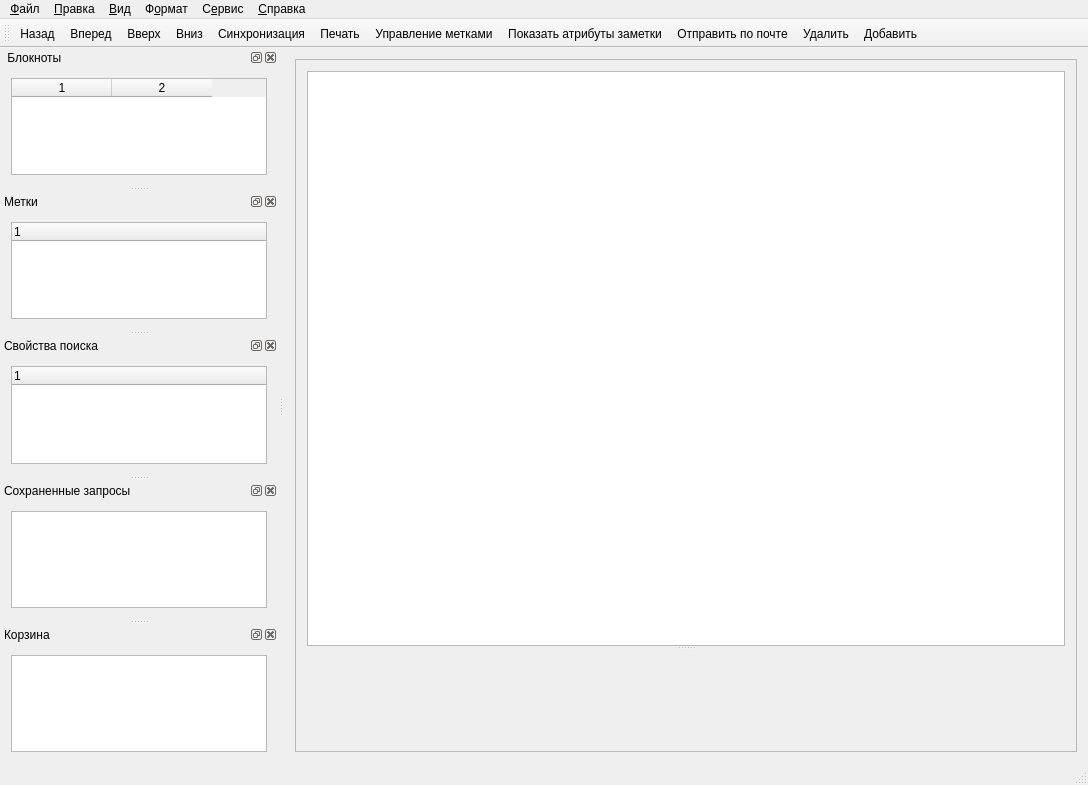
<?xml version="1.0" encoding="UTF-8"?>
<ui version="4.0">
 <class>MainWindow</class>
 <widget class="QMainWindow" name="MainWindow">
  <property name="windowModality">
   <enum>Qt::WindowModal</enum>
  </property>
  <property name="geometry">
   <rect>
    <x>0</x>
    <y>0</y>
    <width>1088</width>
    <height>785</height>
   </rect>
  </property>
  <property name="sizePolicy">
   <sizepolicy hsizetype="Expanding" vsizetype="Expanding">
    <horstretch>0</horstretch>
    <verstretch>0</verstretch>
   </sizepolicy>
  </property>
  <property name="windowTitle">
   <string>MainWindow</string>
  </property>
  <property name="toolButtonStyle">
   <enum>Qt::ToolButtonTextOnly</enum>
  </property>
  <property name="dockNestingEnabled">
   <bool>true</bool>
  </property>
  <property name="dockOptions">
   <set>QMainWindow::AllowNestedDocks|QMainWindow::AllowTabbedDocks|QMainWindow::AnimatedDocks</set>
  </property>
  <widget class="QWidget" name="centralWidget">
   <property name="sizePolicy">
    <sizepolicy hsizetype="Expanding" vsizetype="Expanding">
     <horstretch>0</horstretch>
     <verstretch>0</verstretch>
    </sizepolicy>
   </property>
   <property name="layoutDirection">
    <enum>Qt::LeftToRight</enum>
   </property>
   <layout class="QVBoxLayout" name="verticalLayout">
    <item>
     <widget class="QScrollArea" name="scrollArea">
      <property name="widgetResizable">
       <bool>true</bool>
      </property>
      <widget class="QWidget" name="scrollAreaWidgetContents">
       <property name="geometry">
        <rect>
         <x>0</x>
         <y>0</y>
         <width>809</width>
         <height>702</height>
        </rect>
       </property>
       <layout class="QGridLayout" name="gridLayout">
        <item row="0" column="0">
         <widget class="QSplitter" name="splitter">
          <property name="sizePolicy">
           <sizepolicy hsizetype="Expanding" vsizetype="Expanding">
            <horstretch>0</horstretch>
            <verstretch>0</verstretch>
           </sizepolicy>
          </property>
          <property name="orientation">
           <enum>Qt::Vertical</enum>
          </property>
          <widget class="QTableWidget" name="notesTable"/>
          <widget class="NoteEditorWidget" name="notesEditorWidget" native="true">
           <property name="sizePolicy">
            <sizepolicy hsizetype="Expanding" vsizetype="Expanding">
             <horstretch>0</horstretch>
             <verstretch>0</verstretch>
            </sizepolicy>
           </property>
          </widget>
         </widget>
        </item>
       </layout>
      </widget>
     </widget>
    </item>
   </layout>
  </widget>
  <widget class="QMenuBar" name="menuBar">
   <property name="geometry">
    <rect>
     <x>0</x>
     <y>0</y>
     <width>1088</width>
     <height>20</height>
    </rect>
   </property>
   <widget class="QMenu" name="menuFile">
    <property name="title">
     <string>&amp;Файл</string>
    </property>
    <widget class="QMenu" name="menuNotepad">
     <property name="title">
      <string>Блокнот</string>
     </property>
     <property name="icon">
      <iconset theme="folder">
       <normaloff/>
      </iconset>
     </property>
     <addaction name="ActionNotepadAdd"/>
     <addaction name="ActionNotepadProperties"/>
     <addaction name="ActionNotepadDelete"/>
     <addaction name="separator"/>
     <addaction name="ActionNotepadSetStack"/>
     <addaction name="ActionNotepadOpenClose"/>
    </widget>
    <widget class="QMenu" name="menuLabel">
     <property name="title">
      <string>Метка</string>
     </property>
     <property name="icon">
      <iconset resource="resource/icons.qrc">
       <normaloff>:/label/tag.png</normaloff>:/label/tag.png</iconset>
     </property>
     <addaction name="ActionLabelAdd"/>
     <addaction name="ActionLabelProperties"/>
     <addaction name="ActionLabelDelete"/>
     <addaction name="separator"/>
    </widget>
    <widget class="QMenu" name="menuRequest">
     <property name="title">
      <string>Запрос</string>
     </property>
     <addaction name="ActionRequestAdd"/>
     <addaction name="ActionRequestProperties"/>
     <addaction name="ActionRequestDelete"/>
    </widget>
    <widget class="QMenu" name="menuNote">
     <property name="title">
      <string>Заметка</string>
     </property>
     <property name="icon">
      <iconset theme="x-office-document">
       <normaloff/>
      </iconset>
     </property>
     <addaction name="ActionNoteAdd"/>
     <addaction name="ActionNoteDelete"/>
     <addaction name="ActionNoteReindex"/>
     <addaction name="separator"/>
     <addaction name="ActionNoteSetLabels"/>
     <addaction name="separator"/>
     <addaction name="ActionNoteHistory"/>
     <addaction name="ActionNoteCopy"/>
     <addaction name="ActionNoteUnite"/>
    </widget>
    <addaction name="menuNote"/>
    <addaction name="menuNotepad"/>
    <addaction name="menuLabel"/>
    <addaction name="menuRequest"/>
    <addaction name="separator"/>
    <addaction name="ActionSendMail"/>
    <addaction name="ActionPrint"/>
    <addaction name="separator"/>
    <addaction name="ActionImportNotes"/>
    <addaction name="ActionExportChosenNotes"/>
    <addaction name="ActionBackupCopy"/>
    <addaction name="ActionRestoreDatabase"/>
    <addaction name="separator"/>
    <addaction name="ActionSelectiveSync"/>
    <addaction name="separator"/>
    <addaction name="ActionClenup"/>
    <addaction name="ActionExit"/>
   </widget>
   <widget class="QMenu" name="menuEdit">
    <property name="title">
     <string>&amp;Правка</string>
    </property>
    <addaction name="ActionFindInsideNote"/>
    <addaction name="separator"/>
    <addaction name="ActionUndo"/>
    <addaction name="ActionRedo"/>
    <addaction name="separator"/>
    <addaction name="ActionCut"/>
    <addaction name="ActionCopy"/>
    <addaction name="ActionInsert"/>
    <addaction name="ActionInsertAsText"/>
    <addaction name="separator"/>
    <addaction name="ActionSettings"/>
   </widget>
   <widget class="QMenu" name="menuView">
    <property name="title">
     <string>&amp;Вид</string>
    </property>
    <addaction name="ActionShowNoteInfo"/>
    <addaction name="ActionShowSource"/>
    <addaction name="separator"/>
    <addaction name="ActionWideListView"/>
    <addaction name="ActionNarrowListView"/>
    <addaction name="ActionPleliminaryView"/>
    <addaction name="separator"/>
    <addaction name="ActionShowNotesList"/>
    <addaction name="ActionShowSearchBar"/>
    <addaction name="ActionShowQuotaLimit"/>
    <addaction name="ActionShowZoom"/>
    <addaction name="ActionShowNotepadList"/>
    <addaction name="ActionShowLabelList"/>
    <addaction name="ActionShowSearchProperties"/>
    <addaction name="ActionShowSavedRequests"/>
    <addaction name="ActionShowTrash"/>
    <addaction name="ActionShowEditorPanel"/>
    <addaction name="ActionHideAdditionalPanels"/>
    <addaction name="ActionShowInstrumentsPanel"/>
   </widget>
   <widget class="QMenu" name="menuFormat">
    <property name="title">
     <string>Ф&amp;ормат</string>
    </property>
    <widget class="QMenu" name="menuTable">
     <property name="title">
      <string>Таблица</string>
     </property>
     <addaction name="ActionInsertTable"/>
     <addaction name="ActionInsertRow"/>
     <addaction name="ActionInsertColumn"/>
     <addaction name="ActionRemoveRow"/>
     <addaction name="ActionRemoveColumn"/>
    </widget>
    <widget class="QMenu" name="menuImage">
     <property name="title">
      <string>Изображение</string>
     </property>
     <property name="icon">
      <iconset theme="image-x-generic">
       <normaloff/>
      </iconset>
     </property>
     <addaction name="ActionSaveImage"/>
     <addaction name="ActionRotateClockwise"/>
     <addaction name="ActionRotateCounterClockwise"/>
    </widget>
    <widget class="QMenu" name="menuIndentation">
     <property name="title">
      <string>Отступ</string>
     </property>
     <addaction name="ActionIncreaseIndentation"/>
     <addaction name="ActionDecreaseIndentation"/>
    </widget>
    <widget class="QMenu" name="menuList">
     <property name="title">
      <string>Вставить список</string>
     </property>
     <addaction name="ActionInsertBulletedList"/>
     <addaction name="ActionInsertNumberedList"/>
    </widget>
    <widget class="QMenu" name="menuAlign">
     <property name="title">
      <string>Выровнять</string>
     </property>
     <addaction name="ActionAlignLeft"/>
     <addaction name="ActionAlignCenter"/>
     <addaction name="ActionAlignRight"/>
    </widget>
    <addaction name="ActionFontBold"/>
    <addaction name="ActionFontUnderlined"/>
    <addaction name="ActionFontItalic"/>
    <addaction name="separator"/>
    <addaction name="ActionFontStrikeout"/>
    <addaction name="ActionInsertHorizontalLine"/>
    <addaction name="separator"/>
    <addaction name="ActionUpperIndex"/>
    <addaction name="ActionLowerIndex"/>
    <addaction name="separator"/>
    <addaction name="menuTable"/>
    <addaction name="menuImage"/>
    <addaction name="separator"/>
    <addaction name="menuAlign"/>
    <addaction name="menuList"/>
    <addaction name="menuIndentation"/>
   </widget>
   <widget class="QMenu" name="menuService">
    <property name="title">
     <string>С&amp;ервис</string>
    </property>
    <addaction name="ActionSync"/>
    <addaction name="ActionConnect"/>
    <addaction name="separator"/>
    <addaction name="ActionSpellCheck"/>
    <addaction name="ActionAccountInfo"/>
    <addaction name="ActionReindexDatabase"/>
    <addaction name="ActionDisableNotesIndexing"/>
    <addaction name="separator"/>
    <addaction name="ActionEncryptDatabase"/>
    <addaction name="ActionDatabaseStatus"/>
    <addaction name="separator"/>
    <addaction name="ActionImportFolders"/>
   </widget>
   <widget class="QMenu" name="menuHelp">
    <property name="title">
     <string>&amp;Справка</string>
    </property>
    <addaction name="ActionReleaseComments"/>
    <addaction name="ActionCheckForUpdates"/>
    <addaction name="ActionViewLogs"/>
   </widget>
   <addaction name="menuFile"/>
   <addaction name="menuEdit"/>
   <addaction name="menuView"/>
   <addaction name="menuFormat"/>
   <addaction name="menuService"/>
   <addaction name="menuHelp"/>
  </widget>
  <widget class="QToolBar" name="mainToolBar">
   <property name="toolButtonStyle">
    <enum>Qt::ToolButtonIconOnly</enum>
   </property>
   <attribute name="toolBarArea">
    <enum>TopToolBarArea</enum>
   </attribute>
   <attribute name="toolBarBreak">
    <bool>false</bool>
   </attribute>
   <addaction name="ActionGoPrevious"/>
   <addaction name="ActionGoNext"/>
   <addaction name="ActionGoUp"/>
   <addaction name="ActionGoDown"/>
   <addaction name="ActionSynchronizeButton"/>
   <addaction name="ActionPrint"/>
   <addaction name="ActionManageLabelsButton"/>
   <addaction name="ActionShowNoteAttributesButton"/>
   <addaction name="ActionSendMail"/>
   <addaction name="ActionNoteDelete"/>
   <addaction name="ActionNoteAdd"/>
  </widget>
  <widget class="QStatusBar" name="statusBar">
   <property name="enabled">
    <bool>true</bool>
   </property>
  </widget>
  <widget class="QDockWidget" name="dockNotebooks">
   <property name="sizePolicy">
    <sizepolicy hsizetype="Expanding" vsizetype="Expanding">
     <horstretch>0</horstretch>
     <verstretch>0</verstretch>
    </sizepolicy>
   </property>
   <property name="features">
    <set>QDockWidget::AllDockWidgetFeatures</set>
   </property>
   <property name="windowTitle">
    <string> Блокноты</string>
   </property>
   <attribute name="dockWidgetArea">
    <number>1</number>
   </attribute>
   <widget class="QWidget" name="dockContentsNotebooks">
    <property name="sizePolicy">
     <sizepolicy hsizetype="Expanding" vsizetype="Expanding">
      <horstretch>0</horstretch>
      <verstretch>0</verstretch>
     </sizepolicy>
    </property>
    <property name="autoFillBackground">
     <bool>false</bool>
    </property>
    <layout class="QGridLayout" name="gridLayout_6">
     <item row="0" column="0">
      <widget class="QTableWidget" name="tableNotebooks">
       <property name="mouseTracking">
        <bool>false</bool>
       </property>
       <property name="layoutDirection">
        <enum>Qt::LeftToRight</enum>
       </property>
       <property name="sortingEnabled">
        <bool>true</bool>
       </property>
       <property name="columnCount">
        <number>2</number>
       </property>
       <column/>
       <column/>
      </widget>
     </item>
    </layout>
   </widget>
  </widget>
  <widget class="QDockWidget" name="dockLabels">
   <property name="sizePolicy">
    <sizepolicy hsizetype="Expanding" vsizetype="Expanding">
     <horstretch>0</horstretch>
     <verstretch>0</verstretch>
    </sizepolicy>
   </property>
   <property name="features">
    <set>QDockWidget::AllDockWidgetFeatures</set>
   </property>
   <property name="windowTitle">
    <string>Метки</string>
   </property>
   <attribute name="dockWidgetArea">
    <number>1</number>
   </attribute>
   <widget class="QWidget" name="dockContentsLabels">
    <property name="sizePolicy">
     <sizepolicy hsizetype="Expanding" vsizetype="Expanding">
      <horstretch>0</horstretch>
      <verstretch>0</verstretch>
     </sizepolicy>
    </property>
    <layout class="QGridLayout" name="gridLayout_5">
     <item row="0" column="0">
      <widget class="QTreeWidget" name="treeLabels">
       <column>
        <property name="text">
         <string notr="true">1</string>
        </property>
       </column>
      </widget>
     </item>
    </layout>
   </widget>
  </widget>
  <widget class="QDockWidget" name="dockSearchProperties">
   <property name="sizePolicy">
    <sizepolicy hsizetype="Expanding" vsizetype="Expanding">
     <horstretch>0</horstretch>
     <verstretch>0</verstretch>
    </sizepolicy>
   </property>
   <property name="windowTitle">
    <string>Свойства поиска</string>
   </property>
   <attribute name="dockWidgetArea">
    <number>1</number>
   </attribute>
   <widget class="QWidget" name="dockContentsSearchProperties">
    <property name="sizePolicy">
     <sizepolicy hsizetype="Expanding" vsizetype="Expanding">
      <horstretch>0</horstretch>
      <verstretch>0</verstretch>
     </sizepolicy>
    </property>
    <layout class="QGridLayout" name="gridLayout_4">
     <item row="0" column="0">
      <widget class="QTreeWidget" name="treeSearchProperties">
       <column>
        <property name="text">
         <string notr="true">1</string>
        </property>
       </column>
      </widget>
     </item>
    </layout>
   </widget>
  </widget>
  <widget class="QDockWidget" name="dockSavedRequests">
   <property name="sizePolicy">
    <sizepolicy hsizetype="Expanding" vsizetype="Expanding">
     <horstretch>0</horstretch>
     <verstretch>0</verstretch>
    </sizepolicy>
   </property>
   <property name="windowTitle">
    <string>Сохраненные запросы</string>
   </property>
   <attribute name="dockWidgetArea">
    <number>1</number>
   </attribute>
   <widget class="QWidget" name="dockContentsSavedRequests">
    <property name="sizePolicy">
     <sizepolicy hsizetype="Expanding" vsizetype="Expanding">
      <horstretch>0</horstretch>
      <verstretch>0</verstretch>
     </sizepolicy>
    </property>
    <layout class="QGridLayout" name="gridLayout_3">
     <item row="0" column="0">
      <widget class="QListWidget" name="listSavedRequests"/>
     </item>
    </layout>
   </widget>
  </widget>
  <widget class="QDockWidget" name="dockTrash">
   <property name="sizePolicy">
    <sizepolicy hsizetype="Expanding" vsizetype="Expanding">
     <horstretch>0</horstretch>
     <verstretch>0</verstretch>
    </sizepolicy>
   </property>
   <property name="windowTitle">
    <string>Корзина</string>
   </property>
   <attribute name="dockWidgetArea">
    <number>1</number>
   </attribute>
   <widget class="QWidget" name="dockContentsTrash">
    <property name="sizePolicy">
     <sizepolicy hsizetype="Expanding" vsizetype="Expanding">
      <horstretch>0</horstretch>
      <verstretch>0</verstretch>
     </sizepolicy>
    </property>
    <layout class="QGridLayout" name="gridLayout_2">
     <item row="0" column="0">
      <widget class="QListWidget" name="listTrash"/>
     </item>
    </layout>
   </widget>
  </widget>
  <action name="ActionNoteAdd">
   <property name="icon">
    <iconset theme="document-new">
     <normaloff/>
    </iconset>
   </property>
   <property name="text">
    <string>Добавить</string>
   </property>
   <property name="shortcut">
    <string>Ctrl+N</string>
   </property>
   <property name="shortcutContext">
    <enum>Qt::WidgetShortcut</enum>
   </property>
  </action>
  <action name="ActionNoteDelete">
   <property name="icon">
    <iconset theme="edit-delete">
     <normaloff/>
    </iconset>
   </property>
   <property name="text">
    <string>Удалить</string>
   </property>
  </action>
  <action name="ActionNoteReindex">
   <property name="text">
    <string>Переиндексировать</string>
   </property>
  </action>
  <action name="ActionNoteSetLabels">
   <property name="text">
    <string>Присвоить метки</string>
   </property>
  </action>
  <action name="ActionNoteHistory">
   <property name="text">
    <string>История заметки</string>
   </property>
  </action>
  <action name="ActionNoteCopy">
   <property name="icon">
    <iconset theme="edit-copy">
     <normaloff/>
    </iconset>
   </property>
   <property name="text">
    <string>Копировать</string>
   </property>
  </action>
  <action name="ActionNoteUnite">
   <property name="text">
    <string>Объединить заметки</string>
   </property>
  </action>
  <action name="ActionNotepadAdd">
   <property name="icon">
    <iconset theme="folder-new">
     <normaloff/>
    </iconset>
   </property>
   <property name="text">
    <string>Добавить</string>
   </property>
  </action>
  <action name="ActionNotepadProperties">
   <property name="text">
    <string>Свойства</string>
   </property>
  </action>
  <action name="ActionNotepadDelete">
   <property name="icon">
    <iconset theme="edit-delete">
     <normaloff/>
    </iconset>
   </property>
   <property name="text">
    <string>Удалить</string>
   </property>
  </action>
  <action name="ActionNotepadSetStack">
   <property name="icon">
    <iconset theme="list-add">
     <normaloff/>
    </iconset>
   </property>
   <property name="text">
    <string>Добавить в набор</string>
   </property>
  </action>
  <action name="ActionNotepadOpenClose">
   <property name="text">
    <string>Открыть/закрыть блокноты</string>
   </property>
  </action>
  <action name="ActionNotepadChangeIcon">
   <property name="text">
    <string>Установить лого</string>
   </property>
  </action>
  <action name="ActionLabelAdd">
   <property name="text">
    <string>Добавить</string>
   </property>
  </action>
  <action name="ActionLabelProperties">
   <property name="text">
    <string>Свойства</string>
   </property>
  </action>
  <action name="ActionLabelDelete">
   <property name="text">
    <string>Удалить</string>
   </property>
  </action>
  <action name="ActionLabelUnite">
   <property name="text">
    <string>Объединить метки</string>
   </property>
  </action>
  <action name="ActionLabelChangeIcon">
   <property name="text">
    <string>Изменить лого</string>
   </property>
  </action>
  <action name="ActionRequestAdd">
   <property name="text">
    <string>Добавить</string>
   </property>
  </action>
  <action name="ActionRequestProperties">
   <property name="text">
    <string>Свойства</string>
   </property>
  </action>
  <action name="ActionRequestDelete">
   <property name="text">
    <string>Удалить</string>
   </property>
  </action>
  <action name="ActionRequestChangeIcon">
   <property name="text">
    <string>Изменить лого</string>
   </property>
  </action>
  <action name="ActionSendMail">
   <property name="icon">
    <iconset theme="mail-send">
     <normaloff/>
    </iconset>
   </property>
   <property name="text">
    <string>Отправить по почте</string>
   </property>
   <property name="shortcut">
    <string>Ctrl+Shift+E</string>
   </property>
   <property name="shortcutContext">
    <enum>Qt::WidgetShortcut</enum>
   </property>
  </action>
  <action name="ActionPrint">
   <property name="icon">
    <iconset theme="printer">
     <normaloff/>
    </iconset>
   </property>
   <property name="text">
    <string>Печать</string>
   </property>
   <property name="shortcut">
    <string>Ctrl+P</string>
   </property>
   <property name="shortcutContext">
    <enum>Qt::WidgetShortcut</enum>
   </property>
  </action>
  <action name="ActionImportNotes">
   <property name="text">
    <string>Импорт заметок</string>
   </property>
  </action>
  <action name="ActionExportChosenNotes">
   <property name="text">
    <string>Экспорт выделенных заметок</string>
   </property>
  </action>
  <action name="ActionBackupCopy">
   <property name="text">
    <string>Резервное копирование базы данных</string>
   </property>
  </action>
  <action name="ActionRestoreDatabase">
   <property name="text">
    <string>Восстановление базы данных</string>
   </property>
  </action>
  <action name="ActionSelectiveSync">
   <property name="text">
    <string>Выборочная синхронизация</string>
   </property>
  </action>
  <action name="ActionClenup">
   <property name="icon">
    <iconset theme="user-trash">
     <normaloff/>
    </iconset>
   </property>
   <property name="text">
    <string>Очистить корзину</string>
   </property>
  </action>
  <action name="ActionExit">
   <property name="icon">
    <iconset theme="application-exit">
     <normaloff/>
    </iconset>
   </property>
   <property name="text">
    <string>Выход</string>
   </property>
   <property name="shortcut">
    <string>Ctrl+Q</string>
   </property>
   <property name="shortcutContext">
    <enum>Qt::WidgetShortcut</enum>
   </property>
  </action>
  <action name="ActionFindInsideNote">
   <property name="icon">
    <iconset theme="system-search">
     <normaloff/>
    </iconset>
   </property>
   <property name="text">
    <string>Найти внутри заметки</string>
   </property>
   <property name="shortcut">
    <string>Ctrl+F</string>
   </property>
   <property name="shortcutContext">
    <enum>Qt::WidgetShortcut</enum>
   </property>
  </action>
  <action name="ActionUndo">
   <property name="icon">
    <iconset theme="edit-undo">
     <normaloff/>
    </iconset>
   </property>
   <property name="text">
    <string>Отменить</string>
   </property>
   <property name="shortcut">
    <string>Ctrl+Z</string>
   </property>
   <property name="shortcutContext">
    <enum>Qt::WidgetShortcut</enum>
   </property>
  </action>
  <action name="ActionRedo">
   <property name="icon">
    <iconset theme="edit-redo">
     <normaloff/>
    </iconset>
   </property>
   <property name="text">
    <string>Вернуть</string>
   </property>
   <property name="shortcut">
    <string>Ctrl+Shift+Z</string>
   </property>
   <property name="shortcutContext">
    <enum>Qt::WidgetShortcut</enum>
   </property>
  </action>
  <action name="ActionCut">
   <property name="icon">
    <iconset theme="edit-cut">
     <normaloff/>
    </iconset>
   </property>
   <property name="text">
    <string>Вырезать</string>
   </property>
   <property name="shortcut">
    <string>Ctrl+X</string>
   </property>
   <property name="shortcutContext">
    <enum>Qt::WidgetShortcut</enum>
   </property>
  </action>
  <action name="ActionCopy">
   <property name="icon">
    <iconset theme="edit-copy">
     <normaloff/>
    </iconset>
   </property>
   <property name="text">
    <string>Копировать</string>
   </property>
   <property name="shortcut">
    <string>Ctrl+C</string>
   </property>
   <property name="shortcutContext">
    <enum>Qt::WidgetShortcut</enum>
   </property>
  </action>
  <action name="ActionInsert">
   <property name="icon">
    <iconset theme="edit-paste">
     <normaloff/>
    </iconset>
   </property>
   <property name="text">
    <string>Вставить</string>
   </property>
   <property name="shortcut">
    <string>Ctrl+V</string>
   </property>
   <property name="shortcutContext">
    <enum>Qt::WidgetShortcut</enum>
   </property>
  </action>
  <action name="ActionInsertAsText">
   <property name="icon">
    <iconset theme="insert-text">
     <normaloff/>
    </iconset>
   </property>
   <property name="text">
    <string>Вставить как текст</string>
   </property>
   <property name="shortcut">
    <string>Ctrl+Shift+P</string>
   </property>
   <property name="shortcutContext">
    <enum>Qt::WidgetShortcut</enum>
   </property>
  </action>
  <action name="ActionSettings">
   <property name="icon">
    <iconset theme="emblem-system">
     <normaloff/>
    </iconset>
   </property>
   <property name="text">
    <string>Настройки</string>
   </property>
  </action>
  <action name="ActionShowNoteInfo">
   <property name="checkable">
    <bool>true</bool>
   </property>
   <property name="checked">
    <bool>true</bool>
   </property>
   <property name="text">
    <string>Показать информацию о заметке</string>
   </property>
   <property name="shortcut">
    <string>F8</string>
   </property>
   <property name="shortcutContext">
    <enum>Qt::WidgetShortcut</enum>
   </property>
  </action>
  <action name="ActionShowSource">
   <property name="checkable">
    <bool>true</bool>
   </property>
   <property name="text">
    <string>Показать источник</string>
   </property>
  </action>
  <action name="ActionWideListView">
   <property name="checkable">
    <bool>true</bool>
   </property>
   <property name="checked">
    <bool>true</bool>
   </property>
   <property name="text">
    <string>Расширенный вид</string>
   </property>
  </action>
  <action name="ActionNarrowListView">
   <property name="checkable">
    <bool>true</bool>
   </property>
   <property name="text">
    <string>Сжатый вид</string>
   </property>
  </action>
  <action name="ActionPleliminaryView">
   <property name="text">
    <string>Предварительный просмотр</string>
   </property>
  </action>
  <action name="ActionShowNotesList">
   <property name="checkable">
    <bool>true</bool>
   </property>
   <property name="checked">
    <bool>true</bool>
   </property>
   <property name="text">
    <string>Показать список заметок</string>
   </property>
   <property name="shortcut">
    <string>F10</string>
   </property>
   <property name="shortcutContext">
    <enum>Qt::WidgetShortcut</enum>
   </property>
  </action>
  <action name="ActionShowSearchBar">
   <property name="checkable">
    <bool>true</bool>
   </property>
   <property name="text">
    <string>Показать окно поиска</string>
   </property>
  </action>
  <action name="ActionShowQuotaLimit">
   <property name="checkable">
    <bool>true</bool>
   </property>
   <property name="text">
    <string>Показать лимит доступного места</string>
   </property>
  </action>
  <action name="ActionShowZoom">
   <property name="checkable">
    <bool>true</bool>
   </property>
   <property name="checked">
    <bool>true</bool>
   </property>
   <property name="text">
    <string>Показать коэффициент увеличения шрифта</string>
   </property>
  </action>
  <action name="ActionShowNotepadList">
   <property name="checkable">
    <bool>true</bool>
   </property>
   <property name="checked">
    <bool>true</bool>
   </property>
   <property name="text">
    <string>Показать список блокнотов</string>
   </property>
  </action>
  <action name="ActionShowLabelList">
   <property name="checkable">
    <bool>true</bool>
   </property>
   <property name="checked">
    <bool>true</bool>
   </property>
   <property name="text">
    <string>Показать список меток</string>
   </property>
  </action>
  <action name="ActionShowSearchProperties">
   <property name="checkable">
    <bool>true</bool>
   </property>
   <property name="checked">
    <bool>true</bool>
   </property>
   <property name="text">
    <string>Показать свойства поиска</string>
   </property>
  </action>
  <action name="ActionShowSavedRequests">
   <property name="checkable">
    <bool>true</bool>
   </property>
   <property name="checked">
    <bool>true</bool>
   </property>
   <property name="text">
    <string>Показать сохранённые запросы</string>
   </property>
  </action>
  <action name="ActionShowTrash">
   <property name="checkable">
    <bool>true</bool>
   </property>
   <property name="checked">
    <bool>true</bool>
   </property>
   <property name="text">
    <string>Показать корзину</string>
   </property>
  </action>
  <action name="ActionShowEditorPanel">
   <property name="checkable">
    <bool>true</bool>
   </property>
   <property name="checked">
    <bool>true</bool>
   </property>
   <property name="text">
    <string>Показать панель редактирования</string>
   </property>
  </action>
  <action name="ActionHideAdditionalPanels">
   <property name="checkable">
    <bool>true</bool>
   </property>
   <property name="text">
    <string>Скрыть дополнительные панели</string>
   </property>
   <property name="shortcut">
    <string>F11</string>
   </property>
  </action>
  <action name="ActionShowInstrumentsPanel">
   <property name="checkable">
    <bool>true</bool>
   </property>
   <property name="checked">
    <bool>true</bool>
   </property>
   <property name="text">
    <string>Показать панель инструментов</string>
   </property>
  </action>
  <action name="ActionFontBold">
   <property name="icon">
    <iconset theme="format-text-bold">
     <normaloff/>
    </iconset>
   </property>
   <property name="text">
    <string>Полужирный</string>
   </property>
   <property name="shortcut">
    <string>Ctrl+B</string>
   </property>
   <property name="shortcutContext">
    <enum>Qt::WidgetWithChildrenShortcut</enum>
   </property>
  </action>
  <action name="ActionFontUnderlined">
   <property name="icon">
    <iconset theme="format-text-underline">
     <normaloff/>
    </iconset>
   </property>
   <property name="text">
    <string>Подчеркнутый</string>
   </property>
   <property name="shortcut">
    <string>Ctrl+U</string>
   </property>
   <property name="shortcutContext">
    <enum>Qt::WidgetShortcut</enum>
   </property>
  </action>
  <action name="ActionFontItalic">
   <property name="icon">
    <iconset theme="format-text-italic">
     <normaloff/>
    </iconset>
   </property>
   <property name="text">
    <string>Курсив</string>
   </property>
   <property name="shortcut">
    <string>Ctrl+I</string>
   </property>
   <property name="shortcutContext">
    <enum>Qt::WidgetShortcut</enum>
   </property>
  </action>
  <action name="ActionFontStrikeout">
   <property name="icon">
    <iconset theme="format-text-strikethrough">
     <normaloff/>
    </iconset>
   </property>
   <property name="text">
    <string>Зачеркнутый</string>
   </property>
   <property name="shortcut">
    <string>Ctrl+-</string>
   </property>
   <property name="shortcutContext">
    <enum>Qt::WidgetShortcut</enum>
   </property>
  </action>
  <action name="ActionInsertHorizontalLine">
   <property name="icon">
    <iconset theme="insert-horizontal-rule">
     <normaloff/>
    </iconset>
   </property>
   <property name="text">
    <string>Вставить горизонтальную линию</string>
   </property>
  </action>
  <action name="ActionUpperIndex">
   <property name="icon">
    <iconset theme="go-top">
     <normaloff/>
    </iconset>
   </property>
   <property name="text">
    <string>Верхний индекс</string>
   </property>
   <property name="shortcut">
    <string>Ctrl+]</string>
   </property>
   <property name="shortcutContext">
    <enum>Qt::WidgetShortcut</enum>
   </property>
  </action>
  <action name="ActionLowerIndex">
   <property name="icon">
    <iconset theme="go-bottom">
     <normaloff/>
    </iconset>
   </property>
   <property name="text">
    <string>Нижний индекс</string>
   </property>
   <property name="shortcut">
    <string>Ctrl+[</string>
   </property>
   <property name="shortcutContext">
    <enum>Qt::WidgetShortcut</enum>
   </property>
  </action>
  <action name="ActionInsertTable">
   <property name="icon">
    <iconset resource="resource/icons.qrc">
     <normaloff>:/format_text_elements/insert_table.png</normaloff>:/format_text_elements/insert_table.png</iconset>
   </property>
   <property name="text">
    <string>Вставить таблицу</string>
   </property>
  </action>
  <action name="ActionInsertRow">
   <property name="text">
    <string>Вставить строку</string>
   </property>
  </action>
  <action name="ActionInsertColumn">
   <property name="text">
    <string>Вставить столбец</string>
   </property>
  </action>
  <action name="ActionRemoveRow">
   <property name="text">
    <string>Удалить строку</string>
   </property>
  </action>
  <action name="ActionRemoveColumn">
   <property name="text">
    <string>Удалить столбец</string>
   </property>
  </action>
  <action name="ActionSaveImage">
   <property name="icon">
    <iconset theme="document-save">
     <normaloff/>
    </iconset>
   </property>
   <property name="text">
    <string>Сохранить изображение</string>
   </property>
  </action>
  <action name="ActionRotateClockwise">
   <property name="icon">
    <iconset theme="object-rotate-right">
     <normaloff/>
    </iconset>
   </property>
   <property name="text">
    <string>Повернуть по часовой стрелке</string>
   </property>
  </action>
  <action name="ActionRotateCounterClockwise">
   <property name="icon">
    <iconset theme="object-rotate-left">
     <normaloff/>
    </iconset>
   </property>
   <property name="text">
    <string>Повернуть против часовой стрелки</string>
   </property>
  </action>
  <action name="ActionAlignLeft">
   <property name="icon">
    <iconset theme="format-justify-left">
     <normaloff/>
    </iconset>
   </property>
   <property name="text">
    <string>Влево</string>
   </property>
   <property name="shortcut">
    <string>Ctrl+L</string>
   </property>
   <property name="shortcutContext">
    <enum>Qt::WidgetShortcut</enum>
   </property>
  </action>
  <action name="ActionAlignCenter">
   <property name="icon">
    <iconset theme="format-justify-center">
     <normaloff/>
    </iconset>
   </property>
   <property name="text">
    <string>По центру</string>
   </property>
   <property name="shortcut">
    <string>Ctrl+E</string>
   </property>
   <property name="shortcutContext">
    <enum>Qt::WidgetShortcut</enum>
   </property>
  </action>
  <action name="ActionAlignRight">
   <property name="icon">
    <iconset theme="format-justify-right">
     <normaloff/>
    </iconset>
   </property>
   <property name="text">
    <string>Вправо</string>
   </property>
   <property name="shortcut">
    <string>Ctrl+R</string>
   </property>
   <property name="shortcutContext">
    <enum>Qt::WidgetShortcut</enum>
   </property>
  </action>
  <action name="ActionInsertBulletedList">
   <property name="icon">
    <iconset theme="format-list-unordered">
     <normaloff/>
    </iconset>
   </property>
   <property name="text">
    <string>Маркированный список</string>
   </property>
   <property name="shortcut">
    <string>Ctrl+Shift+B</string>
   </property>
   <property name="shortcutContext">
    <enum>Qt::WidgetShortcut</enum>
   </property>
  </action>
  <action name="ActionInsertNumberedList">
   <property name="icon">
    <iconset theme="format-list-ordered">
     <normaloff/>
    </iconset>
   </property>
   <property name="text">
    <string>Нумерованный список</string>
   </property>
   <property name="shortcut">
    <string>Ctrl+Shift+N</string>
   </property>
   <property name="shortcutContext">
    <enum>Qt::WidgetShortcut</enum>
   </property>
  </action>
  <action name="ActionIncreaseIndentation">
   <property name="icon">
    <iconset theme="format-indent-less">
     <normaloff/>
    </iconset>
   </property>
   <property name="text">
    <string>&gt;&gt; Увеличить</string>
   </property>
   <property name="toolTip">
    <string>Увеличить отступ</string>
   </property>
   <property name="shortcut">
    <string>Ctrl+M</string>
   </property>
   <property name="shortcutContext">
    <enum>Qt::WidgetShortcut</enum>
   </property>
  </action>
  <action name="ActionDecreaseIndentation">
   <property name="icon">
    <iconset theme="format-indent-less">
     <normaloff/>
    </iconset>
   </property>
   <property name="text">
    <string>&lt;&lt; Уменьшить</string>
   </property>
   <property name="toolTip">
    <string>Уменьшить отступ</string>
   </property>
   <property name="shortcut">
    <string>Ctrl+Shift+M</string>
   </property>
   <property name="shortcutContext">
    <enum>Qt::WidgetShortcut</enum>
   </property>
  </action>
  <action name="ActionSync">
   <property name="enabled">
    <bool>false</bool>
   </property>
   <property name="text">
    <string>Синхронизация</string>
   </property>
   <property name="shortcut">
    <string>F9</string>
   </property>
   <property name="shortcutContext">
    <enum>Qt::WidgetShortcut</enum>
   </property>
  </action>
  <action name="ActionConnect">
   <property name="text">
    <string>Соединиться</string>
   </property>
  </action>
  <action name="ActionSpellCheck">
   <property name="text">
    <string>Проверка орфографии</string>
   </property>
  </action>
  <action name="ActionAccountInfo">
   <property name="text">
    <string>Об аккаунте</string>
   </property>
  </action>
  <action name="ActionReindexDatabase">
   <property name="text">
    <string>Переиндексировать базу данных</string>
   </property>
  </action>
  <action name="ActionDisableNotesIndexing">
   <property name="checkable">
    <bool>true</bool>
   </property>
   <property name="text">
    <string>Отключить индексацию заметок</string>
   </property>
  </action>
  <action name="ActionEncryptDatabase">
   <property name="text">
    <string>Зашифровать базу данных</string>
   </property>
  </action>
  <action name="ActionDatabaseStatus">
   <property name="text">
    <string>Состояние базы данных</string>
   </property>
  </action>
  <action name="ActionImportFolders">
   <property name="text">
    <string>Импорт папок</string>
   </property>
  </action>
  <action name="ActionReleaseComments">
   <property name="text">
    <string>Комментарии к релизам</string>
   </property>
  </action>
  <action name="ActionCheckForUpdates">
   <property name="text">
    <string>Проверка обновлений</string>
   </property>
  </action>
  <action name="ActionViewLogs">
   <property name="text">
    <string>Просмотр логов</string>
   </property>
  </action>
  <action name="ActionGoPrevious">
   <property name="icon">
    <iconset theme="go-previous">
     <normaloff/>
    </iconset>
   </property>
   <property name="text">
    <string>Назад</string>
   </property>
   <property name="toolTip">
    <string>Назад</string>
   </property>
  </action>
  <action name="ActionGoNext">
   <property name="icon">
    <iconset theme="go-next">
     <normaloff/>
    </iconset>
   </property>
   <property name="text">
    <string>Вперед</string>
   </property>
   <property name="toolTip">
    <string>Вперед</string>
   </property>
  </action>
  <action name="ActionGoUp">
   <property name="enabled">
    <bool>true</bool>
   </property>
   <property name="icon">
    <iconset theme="go-up">
     <normaloff/>
    </iconset>
   </property>
   <property name="text">
    <string>Вверх</string>
   </property>
   <property name="toolTip">
    <string>Вверх</string>
   </property>
  </action>
  <action name="ActionGoDown">
   <property name="icon">
    <iconset theme="go-down">
     <normaloff/>
    </iconset>
   </property>
   <property name="text">
    <string>Вниз</string>
   </property>
   <property name="toolTip">
    <string>Вниз</string>
   </property>
  </action>
  <action name="ActionSynchronizeButton">
   <property name="icon">
    <iconset resource="resource/icons.qrc">
     <normaloff>:/sync_icons/stat_notify_sync.png</normaloff>:/sync_icons/stat_notify_sync.png</iconset>
   </property>
   <property name="text">
    <string>Синхронизация</string>
   </property>
   <property name="toolTip">
    <string>Синхронизация</string>
   </property>
   <property name="shortcut">
    <string>F9</string>
   </property>
   <property name="shortcutContext">
    <enum>Qt::WidgetShortcut</enum>
   </property>
  </action>
  <action name="ActionShowNoteAttributesButton">
   <property name="icon">
    <iconset theme="dialog-information">
     <normaloff/>
    </iconset>
   </property>
   <property name="text">
    <string>Показать атрибуты заметки</string>
   </property>
   <property name="toolTip">
    <string>Показать атрибуты заметки</string>
   </property>
  </action>
  <action name="ActionManageLabelsButton">
   <property name="icon">
    <iconset resource="resource/icons.qrc">
     <normaloff>:/label/tag.png</normaloff>:/label/tag.png</iconset>
   </property>
   <property name="text">
    <string>Управление метками</string>
   </property>
   <property name="toolTip">
    <string>Управление метками</string>
   </property>
  </action>
 </widget>
 <layoutdefault spacing="6" margin="11"/>
 <customwidgets>
  <customwidget>
   <class>NoteEditorWidget</class>
   <extends>QWidget</extends>
   <header>NoteEditorWidget.h</header>
   <container>1</container>
  </customwidget>
 </customwidgets>
 <resources>
  <include location="resource/icons.qrc"/>
 </resources>
 <connections/>
</ui>
